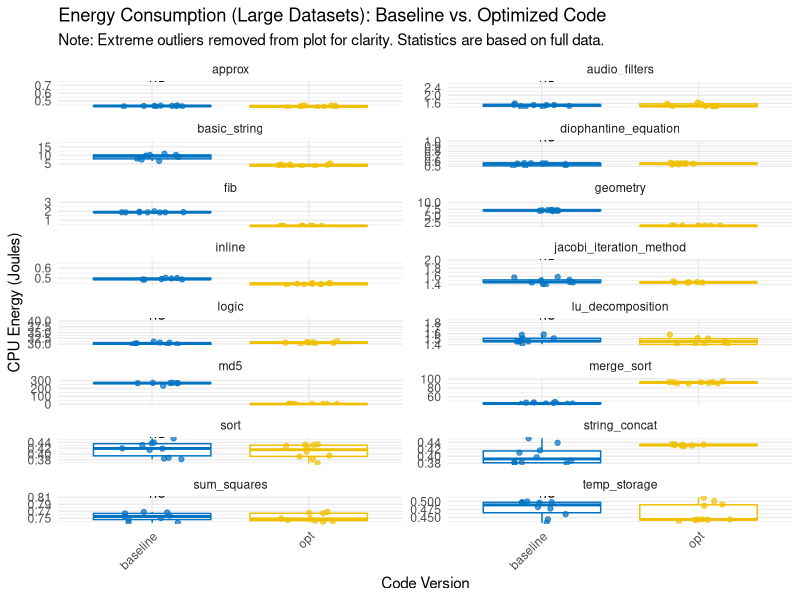
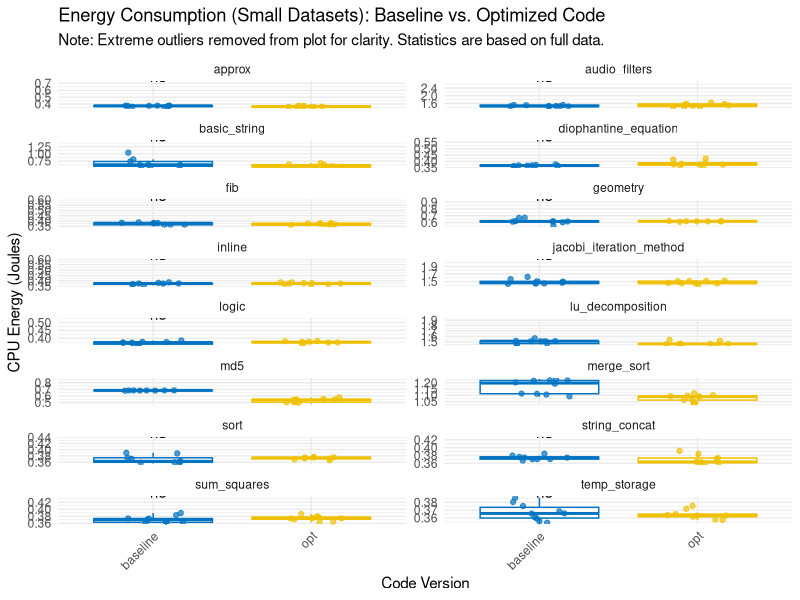
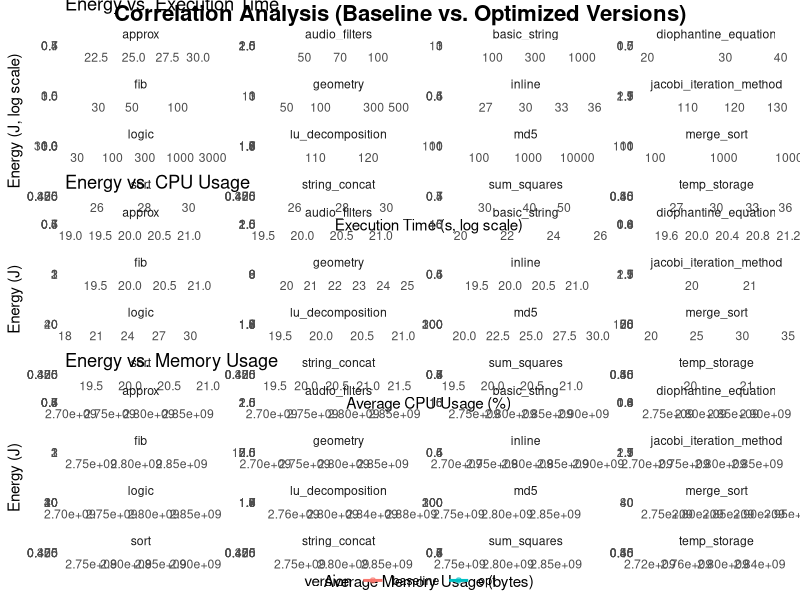

Recreate these plots in R, in order.
# R Analysis Script for Green Lab Project (Version with Pre-analysis Outlier Cleaning)

# --- 1. SETUP: Load Libraries ---
suppressPackageStartupMessages(library(tidyverse))
suppressPackageStartupMessages(library(rstatix))
suppressPackageStartupMessages(library(ggpubr))

theme_set(theme_minimal())

# --- 2. DATA LOADING AND PREPARATION ---
tryCatch({
  full_data <- read_csv("data/run_table.csv", show_col_types = FALSE)
}, error = function(e) {
  stop("Error: 'data/run_table.csv' not found. Make sure it's in the 'data/' directory.")
})

# --- 3. DATA CLEANING: REMOVE EXTREME OUTLIERS ---
# We use the IQR method to identify outliers. An outlier is a value
# outside of [Q1 - 1.5*IQR, Q3 + 1.5*IQR]. We will remove these for visualization.

# Calculate the number of rows before cleaning
initial_rows <- nrow(full_data)

# Identify outliers based on cpu_energy_j for each group
outlier_bounds <- full_data %>%
  group_by(benchmark, version, size) %>%
  summarise(
    Q1 = quantile(cpu_energy_j, 0.25, na.rm = TRUE),
    Q3 = quantile(cpu_energy_j, 0.75, na.rm = TRUE),
    IQR = Q3 - Q1,
    lower_bound = Q1 - 1.5 * IQR,
    upper_bound = Q3 + 1.5 * IQR,
    .groups = 'drop'
  )

# Join the bounds back to the main data and filter
# This cleaned_data will be used for PLOTTING
cleaned_data <- full_data %>%
  left_join(outlier_bounds, by = c("benchmark", "version", "size")) %>%
  filter(cpu_energy_j >= lower_bound & cpu_energy_j <= upper_bound) %>%
  select(-c(Q1, Q3, IQR, lower_bound, upper_bound)) # Remove temporary columns

# Calculate and report the number of removed outliers
final_rows <- nrow(cleaned_data)
outliers_removed <- initial_rows - final_rows
print(paste("Data Cleaning Complete. Removed", outliers_removed, "extreme outliers from", initial_rows, "total rows."))


# --- 4. DESCRIPTIVE STATISTICS (Calculated on the ORIGINAL data) ---
# We use the full, original dataset for statistics to report on what was actually measured.
descriptive_stats <- full_data %>%
  group_by(benchmark, version, size) %>%
  summarise(
    repetition_count = n(),
    avg_energy_j = mean(cpu_energy_j, na.rm = TRUE),
    median_energy_j = median(cpu_energy_j, na.rm = TRUE),
    sd_energy_j = sd(cpu_energy_j, na.rm = TRUE),
    avg_exec_time_sec = mean(exec_time_sec, na.rm = TRUE),
    avg_cpu_usage = mean(avg_cpu_usage, na.rm = TRUE),
    avg_memory_usage = mean(avg_used_memory, na.rm = TRUE),
    .groups = 'drop'
  )

write_csv(descriptive_stats, "data/descriptive_statistics.csv")
print("Successfully generated 'data/descriptive_statistics.csv' (based on full data)")

# --- 5. HYPOTHESIS TESTING & CORRELATIONS (Calculated on the ORIGINAL data) ---
# Non-parametric tests are robust to outliers, so we use the complete dataset for accuracy.
baseline_opt_data_full <- full_data %>%
  filter(version %in% c("baseline", "opt"))

rq1_hypothesis_tests <- baseline_opt_data_full %>%
  group_by(benchmark, size) %>%
  wilcox_test(cpu_energy_j ~ version, paired = TRUE) %>%
  adjust_pvalue(method = "bonferroni") %>%
  add_significance("p.adj")

write_csv(rq1_hypothesis_tests, "data/rq1_hypothesis_tests.csv")
print("Successfully generated 'data/rq1_hypothesis_tests.csv' (based on full data)")

rq2_correlation_analysis <- full_data %>%
  group_by(benchmark, version, size) %>%
  summarise(
    corr_energy_time = cor.test(cpu_energy_j, exec_time_sec, method = "spearman", exact = FALSE)$estimate,
    p_energy_time = cor.test(cpu_energy_j, exec_time_sec, method = "spearman", exact = FALSE)$p.value,
    corr_energy_cpu = cor.test(cpu_energy_j, avg_cpu_usage, method = "spearman", exact = FALSE)$estimate,
    p_energy_cpu = cor.test(cpu_energy_j, avg_cpu_usage, method = "spearman", exact = FALSE)$p.value,
    corr_energy_mem = cor.test(cpu_energy_j, avg_used_memory, method = "spearman", exact = FALSE)$estimate,
    p_energy_mem = cor.test(cpu_energy_j, avg_used_memory, method = "spearman", exact = FALSE)$p.value,
    .groups = 'drop'
  )

write_csv(rq2_correlation_analysis, "data/rq2_correlation_analysis.csv")
print("Successfully generated 'data/rq2_correlation_analysis.csv' (based on full data)")

# --- 6. VISUALIZATIONS (Using CLEANED data for plots) ---
cleaned_baseline_opt_data <- cleaned_data %>%
  filter(version %in% c("baseline", "opt"))

# --- Plot 1: LARGE Datasets ---
plot_data_large_cleaned <- cleaned_baseline_opt_data %>% filter(size == "large")

plot_rq1_large <- ggplot(plot_data_large_cleaned, aes(x = version, y = cpu_energy_j, color = version)) +
  geom_boxplot(outlier.shape = NA) +
  geom_jitter(width = 0.2, alpha = 0.7) +
  facet_wrap(~benchmark, scales = "free_y", ncol = 2) +
  stat_compare_means(data = baseline_opt_data_full %>% filter(size=="large"), aes(label = ..p.signif..), method = "wilcox.test", paired = TRUE) +
  labs(title = "Energy Consumption (Large Datasets): Baseline vs. Optimized Code", subtitle = "Note: Extreme outliers removed from plot for clarity. Statistics are based on full data.", x = "Code Version", y = "CPU Energy (Joules)") +
  theme(axis.text.x = element_text(angle = 45, hjust = 1), legend.position = "none") +
  scale_color_manual(values = c("#0073C2FF", "#EFC000FF"))

ggsave("data/plot_rq1_energy_large_datasets.png", plot_rq1_large, width = 12, height = 18, dpi = 300)
print("Successfully generated 'data/plot_rq1_energy_large_datasets.png'")

# --- Plot 2: SMALL Datasets ---
plot_data_small_cleaned <- cleaned_baseline_opt_data %>% filter(size == "small")

plot_rq1_small <- ggplot(plot_data_small_cleaned, aes(x = version, y = cpu_energy_j, color = version)) +
  geom_boxplot(outlier.shape = NA) +
  geom_jitter(width = 0.2, alpha = 0.7) +
  facet_wrap(~benchmark, scales = "free_y", ncol = 2) +
  stat_compare_means(data = baseline_opt_data_full %>% filter(size=="small"), aes(label = ..p.signif..), method = "wilcox.test", paired = TRUE) +
  labs(title = "Energy Consumption (Small Datasets): Baseline vs. Optimized Code", subtitle = "Note: Extreme outliers removed from plot for clarity. Statistics are based on full data.", x = "Code Version", y = "CPU Energy (Joules)") +
  theme(axis.text.x = element_text(angle = 45, hjust = 1), legend.position = "none") +
  scale_color_manual(values = c("#0073C2FF", "#EFC000FF"))

ggsave("data/plot_rq1_energy_small_datasets.png", plot_rq1_small, width = 12, height = 18, dpi = 300)
print("Successfully generated 'data/plot_rq1_energy_small_datasets.png'")

# --- Plot 3: RQ2 Correlation Scatter Plots (using FULL data) ---
# For scatter plots, it's often better to see all points, so we use the original data with log scales.
scatter_time <- ggplot(baseline_opt_data_full, aes(x = exec_time_sec, y = cpu_energy_j, color = version)) +
  geom_point(alpha = 0.6) + geom_smooth(method = "lm", se = FALSE, formula = y ~ x) +
  scale_x_log10() + scale_y_log10() + facet_wrap(~benchmark, scales = "free") +
  labs(title = "Energy vs. Execution Time", x = "Execution Time (s, log scale)", y = "Energy (J, log scale)")

scatter_cpu <- ggplot(baseline_opt_data_full, aes(x = avg_cpu_usage, y = cpu_energy_j, color = version)) +
  geom_point(alpha = 0.6) + geom_smooth(method = "lm", se = FALSE, formula = y ~ x) +
  facet_wrap(~benchmark, scales = "free") +
  labs(title = "Energy vs. CPU Usage", x = "Average CPU Usage (%)", y = "Energy (J)")

scatter_mem <- ggplot(baseline_opt_data_full, aes(x = avg_used_memory, y = cpu_energy_j, color = version)) +
  geom_point(alpha = 0.6) + geom_smooth(method = "lm", se = FALSE, formula = y ~ x) +
  facet_wrap(~benchmark, scales = "free") +
  labs(title = "Energy vs. Memory Usage", x = "Average Memory Usage (bytes)", y = "Energy (J)")

plot_rq2 <- ggarrange(scatter_time, scatter_cpu, scatter_mem, ncol = 1, nrow = 3, common.legend = TRUE, legend = "bottom")
final_plot_rq2 <- annotate_figure(plot_rq2, top = text_grob("Correlation Analysis (Baseline vs. Optimized Versions)", size = 16, face = "bold"))

ggsave("data/plot_rq2_correlation_scatter.png", final_plot_rq2, width = 16, height = 20, dpi = 300)
print("Successfully generated 'data/plot_rq2_correlation_scatter.png'")

print("--- Analysis Complete ---")